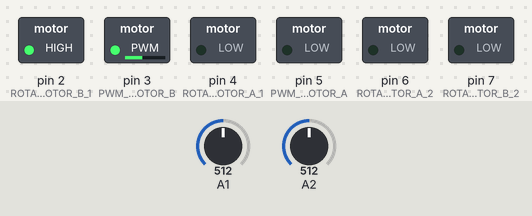
A sketch run on a simulated Arduino Uno, built with avr-gcc and run on an emulated ATmega328P. On the bench: switched loads named in the sketch (green lamp = pin HIGH). The test bench sets the inputs (shaded band); at power-on: A1 = 512, A2 = 512.

Above: at 1.2 s.
1.3 s: A1 set to 375
2.8 s: A1 set to 342
At 3.1 s:
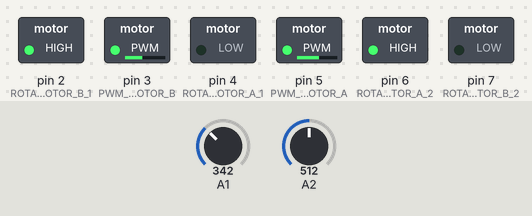
4.3 s: A2 set to 490
5.8 s: A2 set to 467
At 6.6 s:
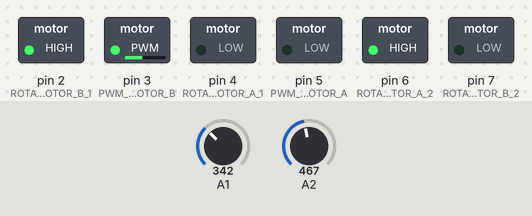
7.3 s: A2 set to 276
8.8 s: A2 set to 255
At 10.0 s:
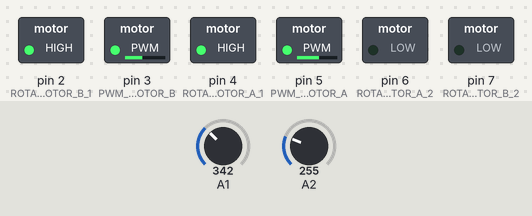
Timing chart, 0 to 11.3 s (numbered marks = the images above; inputs shaded):
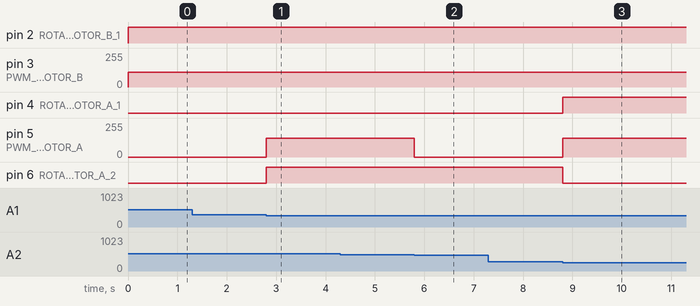

Measured:
- the behaviour switches between 357 and 356 on A1 (found by bisection; images 0 and 1)
- the behaviour switches between 481 and 480 on A2 (found by bisection; images 1 and 2)
- the behaviour switches between 270 and 269 on A2 (found by bisection; images 2 and 3)
- after the input at 1.3 s, every drawn part: stays the same
- after the input at 2.8 s, pin 5 (PWM_CONTROL_MOTOR_A): 0/255 → 140/255 at once; pin 6 (ROTATION_MOTOR_A_2): LOW → HIGH at once
- after the input at 4.3 s, every drawn part: stays the same
- after the input at 5.8 s, pin 5 (PWM_CONTROL_MOTOR_A): 140/255 → 0/255 at once
- after the input at 7.3 s, every drawn part: stays the same
- after the input at 8.8 s, pin 4 (ROTATION_MOTOR_A_1): LOW → HIGH at once; pin 5 (PWM_CONTROL_MOTOR_A): 0/255 → 140/255 at once; pin 6 (ROTATION_MOTOR_A_2): HIGH → LOW at once

The sketch:

robocar_v1.0.ino
```cpp
/*
 5 - Enable A - PWM control motor А
 3 - Enable B - PWM control motor В
 4 and 6 - Input 1 - Rotation motor А
 2 and 7 - Input 3 - Rotation motor В

 A2 - RIGHT SHARP SENSOR
 A1 - LEFT SHARP SENSOR
 */

///////////////////////////PIN DEFINITION//////////////////////////////////////////
#define SPEED 110

#define left_sharp A1
#define right_sharp A2

#define PWM_CONTROL_MOTOR_A 5
#define ROTATION_MOTOR_A_1 4
#define ROTATION_MOTOR_A_2 6

#define PWM_CONTROL_MOTOR_B 3
#define ROTATION_MOTOR_B_1 2
#define ROTATION_MOTOR_B_2 7
///////////////////////////END OF PIN DEFINITION///////////////////////////////////

///////////////////////////SOME CONSTANT VALUES////////////////////////////////////
#define COEFFICIENT 27.579
#define DEGREE -1.212
#define ANALOG_TO_VOLTS 0.0048828125
///////////////////////////END OF SOME CONSTANT VALUES/////////////////////////////

//////////////////////////GLOBAL VARIABLES////////////////////////////////////////
int right = 0;
int left = 0;
float volts = 0, dist = 0;
//////////////////////////END OF GLOBAL VARIABLES/////////////////////////////////

float get_sharp_dist(int pin)
{
  //CONVERTING THE INPUT VALUE INTO A VOLTAGE VALUE
  volts = analogRead(pin) * ANALOG_TO_VOLTS;
  //CONVERTING THE VOLTS INTO A DISTANCE IN CM
  dist = COEFFICIENT * pow(volts, DEGREE);

  return dist;
}


void motion(char major_motor_rotation[8], int major_motor_speed, char m_direction[5]) //FORWARD/BACKWARD/STOP, 0-255, LEFT/RIGHT/NO
{
  //TURN MOTOR CONTROL
  if (m_direction == "LEFT")
  {
    digitalWrite(ROTATION_MOTOR_A_1, HIGH);
    digitalWrite(ROTATION_MOTOR_A_2, LOW);
    analogWrite(PWM_CONTROL_MOTOR_A, 140);
  }
  else if (m_direction == "RIGHT")
  {
    digitalWrite(ROTATION_MOTOR_A_1, LOW);
    digitalWrite(ROTATION_MOTOR_A_2, HIGH);
    analogWrite(PWM_CONTROL_MOTOR_A, 140);
  }
  else if (m_direction == "NO")
  {
    digitalWrite(ROTATION_MOTOR_A_1, LOW);
    digitalWrite(ROTATION_MOTOR_B_2, LOW);
    analogWrite(PWM_CONTROL_MOTOR_A, 0);
  }

  //MAJOR MOTOR CONTROL
  if (major_motor_rotation == "FORWARD")
  {
    digitalWrite(ROTATION_MOTOR_B_1, HIGH);
    digitalWrite(ROTATION_MOTOR_B_2, LOW);
    analogWrite(PWM_CONTROL_MOTOR_B, major_motor_speed);
  }
  else if (major_motor_rotation == "BACKWARD")
  {
    digitalWrite(ROTATION_MOTOR_B_1, LOW);
    digitalWrite(ROTATION_MOTOR_B_2, HIGH);
    analogWrite(PWM_CONTROL_MOTOR_B, major_motor_speed);
  }
  else if (major_motor_rotation == "STOP")
  {
    digitalWrite(ROTATION_MOTOR_B_1, LOW);
    digitalWrite(ROTATION_MOTOR_B_2, LOW);
    analogWrite(PWM_CONTROL_MOTOR_B, 0);
  }
}

void setup()
{
  pinMode(A1, INPUT);
  pinMode(A2, INPUT);

  pinMode(ROTATION_MOTOR_A_1, OUTPUT);
  pinMode(ROTATION_MOTOR_A_2, OUTPUT);
  pinMode(ROTATION_MOTOR_B_1, OUTPUT);
  pinMode(ROTATION_MOTOR_B_2, OUTPUT);
  pinMode(PWM_CONTROL_MOTOR_A, OUTPUT);
  pinMode(PWM_CONTROL_MOTOR_B, OUTPUT);

  /////////////////////////BEFORE LOOP OPERATIONS////////////////////

  right = get_sharp_dist(right_sharp);
  left = get_sharp_dist(left_sharp);
}


void loop()
{

  if(abs(get_sharp_dist(left_sharp) - get_sharp_dist(right_sharp)) < 5)
  {
    motion("FORWARD", SPEED, "NO");
  }

  if (abs(get_sharp_dist(left_sharp) - get_sharp_dist(right_sharp)) >= 5 && get_sharp_dist(right_sharp) > get_sharp_dist(left_sharp))
  {
    motion("FORWARD", SPEED, "LEFT");
  }

  if (abs(get_sharp_dist(left_sharp) - get_sharp_dist(right_sharp)) >= 5 && get_sharp_dist(right_sharp) < get_sharp_dist(left_sharp))
  {
    motion("FORWARD", SPEED, "RIGHT");
  }
}
```
